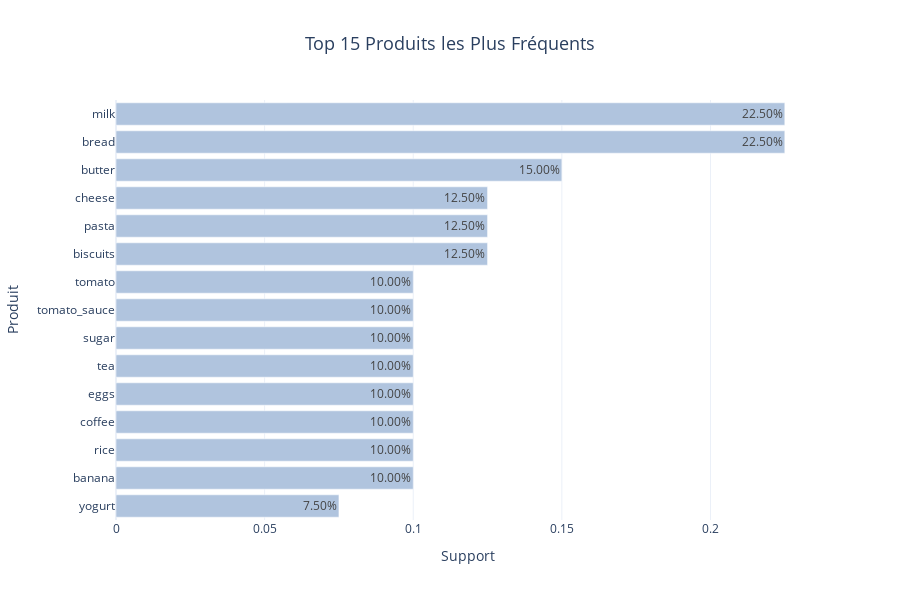

Notebook code cell kept with this figure:
### Markdown cell above
### Visualisation des produits les plus fréquents

### Code cell
# Visualize top products
def frequent_products(top_products: pd.DataFrame):
    """
    Plot frequent products.
    
    Args:
        top_products: Dataframe with the frequency of each individual product
    """
    fig = px.bar(
        top_products, 
        x='Support', 
        y='Produit',
        orientation='h',
        title='Top 15 Produits les Plus Fréquents',
        text='Support'
    )

    fig.update_traces(
        marker_color='lightsteelblue',
        texttemplate='%{text:.2%}',
    )

    fig.update_layout(
        height=600,
        title_font_size=18,
        title_x=0.5,  ## to the middle
        xaxis_title='Support',
        yaxis_title='Produit',
        yaxis={'categoryorder':'total ascending'},
        template='plotly_white',
    )

    fig.show()

top_products = item_freq.head(15)
frequent_products(top_products)

### Figure 1 — Plotly figure (JSON) as saved in the notebook; plotly's stock layout.template omitted (floating-point values rounded to 4 significant figures)
{"data": [{"hovertemplate": "Support=%{text}<br>Produit=%{y}<extra></extra>", "legendgroup": "", "marker": {"color": "lightsteelblue", "pattern": {"shape": ""}}, "name": "", "orientation": "h", "showlegend": false, "text": [0.225, 0.225, 0.15, 0.125, 0.125, 0.125, 0.1, 0.1, 0.1, 0.1, 0.1, 0.1, 0.1, 0.1, 0.075], "textposition": "auto", "texttemplate": "%{text:.2%}", "type": "bar", "x": [0.225, 0.225, 0.15, 0.125, 0.125, 0.125, 0.1, 0.1, 0.1, 0.1, 0.1, 0.1, 0.1, 0.1, 0.075], "xaxis": "x", "y": ["bread", "milk", "butter", "biscuits", "pasta", "cheese", "banana", "rice", "coffee", "eggs", "tea", "sugar", "tomato_sauce", "tomato", "yogurt"], "yaxis": "y"}], "layout": {"barmode": "relative", "height": 600, "legend": {"tracegroupgap": 0}, "title": {"font": {"size": 18}, "text": "Top 15 Produits les Plus Fréquents", "x": 0.5}, "xaxis": {"anchor": "y", "domain": [0, 1], "title": {"text": "Support"}}, "yaxis": {"anchor": "x", "categoryorder": "total ascending", "domain": [0, 1], "title": {"text": "Produit"}}}}
